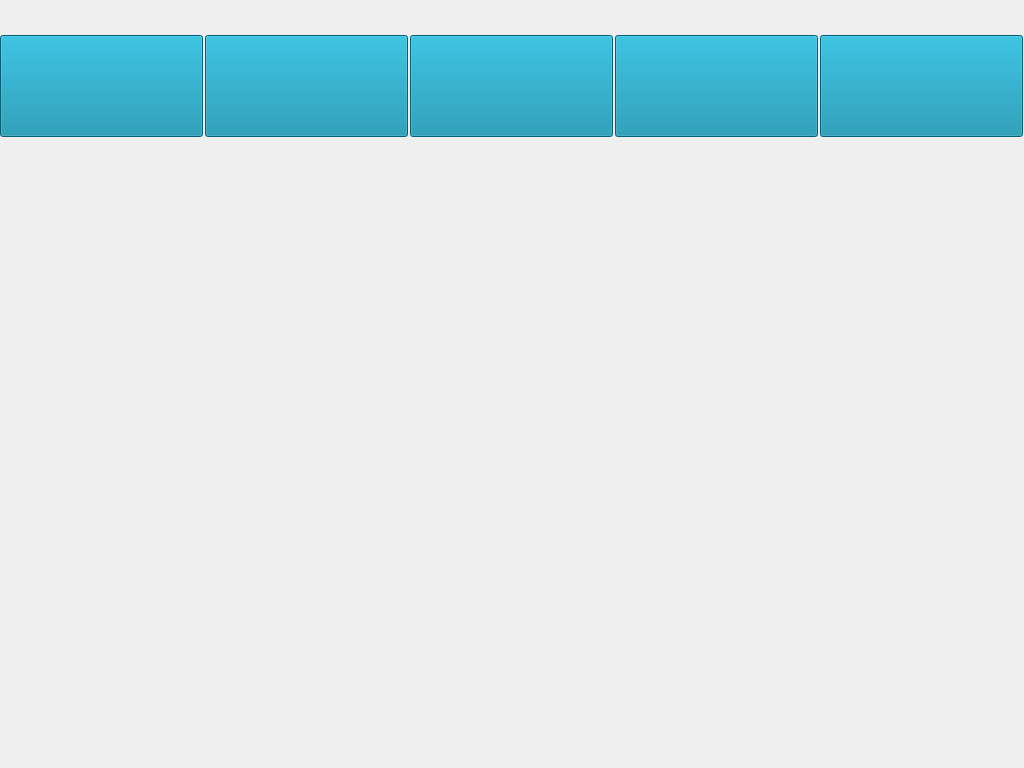
<?xml version="1.0" encoding="UTF-8"?>
<ui version="4.0">
 <class>pvmsMenuWidget</class>
 <widget class="QWidget" name="pvmsMenuWidget">
  <property name="geometry">
   <rect>
    <x>0</x>
    <y>0</y>
    <width>1024</width>
    <height>768</height>
   </rect>
  </property>
  <property name="focusPolicy">
   <enum>Qt::StrongFocus</enum>
  </property>
  <property name="windowTitle">
   <string>Form</string>
  </property>
  <property name="layoutDirection">
   <enum>Qt::LeftToRight</enum>
  </property>
  <property name="styleSheet">
   <string notr="true">#pvmsMenuWidget { 
border-image: url(:/monres/Pantobg.bmp); 
} 
#pvmsMenuWidget * { 
border-image:url(); 
}
</string>
  </property>
  <widget class="QPushButton" name="recordPlayMenuPushButton">
   <property name="geometry">
    <rect>
     <x>205</x>
     <y>35</y>
     <width>203</width>
     <height>102</height>
    </rect>
   </property>
   <property name="font">
    <font>
     <pointsize>18</pointsize>
    </font>
   </property>
   <property name="styleSheet">
    <string notr="true">QPushButton{
background-color: rgb(5, 135, 167);}

QPushButton:hover{border-color: rgb(255, 255, 255);border-width: 2px;border-style: solid;}

QPushButton:pressed
{border-color: rgb(170, 170, 170);border-width: 2px;border-style: solid;}</string>
   </property>
   <property name="text">
    <string/>
   </property>
   <property name="checkable">
    <bool>true</bool>
   </property>
   <property name="flat">
    <bool>false</bool>
   </property>
  </widget>
  <widget class="QPushButton" name="devManageMenuPushButton">
   <property name="geometry">
    <rect>
     <x>615</x>
     <y>35</y>
     <width>203</width>
     <height>102</height>
    </rect>
   </property>
   <property name="font">
    <font>
     <pointsize>18</pointsize>
    </font>
   </property>
   <property name="styleSheet">
    <string notr="true">QPushButton{
background-color: rgb(5, 135, 167);}

QPushButton:hover{border-color: rgb(255, 255, 255);border-width: 2px;border-style: solid;}

QPushButton:pressed
{border-color: rgb(170, 170, 170);border-width: 2px;border-style: solid;}</string>
   </property>
   <property name="text">
    <string/>
   </property>
   <property name="checkable">
    <bool>true</bool>
   </property>
   <property name="flat">
    <bool>false</bool>
   </property>
  </widget>
  <widget class="QPushButton" name="devUpdateMenuPushButton">
   <property name="enabled">
    <bool>true</bool>
   </property>
   <property name="geometry">
    <rect>
     <x>820</x>
     <y>35</y>
     <width>203</width>
     <height>102</height>
    </rect>
   </property>
   <property name="font">
    <font>
     <pointsize>18</pointsize>
    </font>
   </property>
   <property name="cursor">
    <cursorShape>ArrowCursor</cursorShape>
   </property>
   <property name="styleSheet">
    <string notr="true">QPushButton{
background-color: rgb(5, 135, 167);}

QPushButton:hover{border-color: rgb(255, 255, 255);border-width: 2px;border-style: solid;}

QPushButton:pressed
{border-color: rgb(170, 170, 170);border-width: 2px;border-style: solid;}</string>
   </property>
   <property name="text">
    <string/>
   </property>
   <property name="iconSize">
    <size>
     <width>203</width>
     <height>102</height>
    </size>
   </property>
   <property name="checkable">
    <bool>true</bool>
   </property>
   <property name="flat">
    <bool>false</bool>
   </property>
  </widget>
  <widget class="QPushButton" name="pvmsMonitorMenuPushButton">
   <property name="geometry">
    <rect>
     <x>0</x>
     <y>35</y>
     <width>203</width>
     <height>102</height>
    </rect>
   </property>
   <property name="font">
    <font>
     <pointsize>18</pointsize>
    </font>
   </property>
   <property name="styleSheet">
    <string notr="true">QPushButton{
background-color: rgb(5, 135, 167);}

QPushButton:hover{border-color: rgb(255, 255, 255);border-width: 2px;border-style: solid;}

QPushButton:pressed
{border-color: rgb(170, 170, 170);border-width: 2px;border-style: solid;}</string>
   </property>
   <property name="text">
    <string/>
   </property>
   <property name="checkable">
    <bool>true</bool>
   </property>
   <property name="flat">
    <bool>false</bool>
   </property>
  </widget>
  <widget class="QPushButton" name="inteAnalyMenuPushButton">
   <property name="enabled">
    <bool>true</bool>
   </property>
   <property name="geometry">
    <rect>
     <x>410</x>
     <y>35</y>
     <width>203</width>
     <height>102</height>
    </rect>
   </property>
   <property name="font">
    <font>
     <pointsize>18</pointsize>
    </font>
   </property>
   <property name="cursor">
    <cursorShape>ArrowCursor</cursorShape>
   </property>
   <property name="styleSheet">
    <string notr="true">QPushButton{
background-color: rgb(5, 135, 167);}

QPushButton:hover{border-color: rgb(255, 255, 255);border-width: 2px;border-style: solid;}

QPushButton:pressed
{border-color: rgb(170, 170, 170);border-width: 2px;border-style: solid;}</string>
   </property>
   <property name="text">
    <string/>
   </property>
   <property name="iconSize">
    <size>
     <width>203</width>
     <height>102</height>
    </size>
   </property>
   <property name="checkable">
    <bool>true</bool>
   </property>
   <property name="flat">
    <bool>false</bool>
   </property>
  </widget>
 </widget>
 <resources/>
 <connections/>
</ui>
